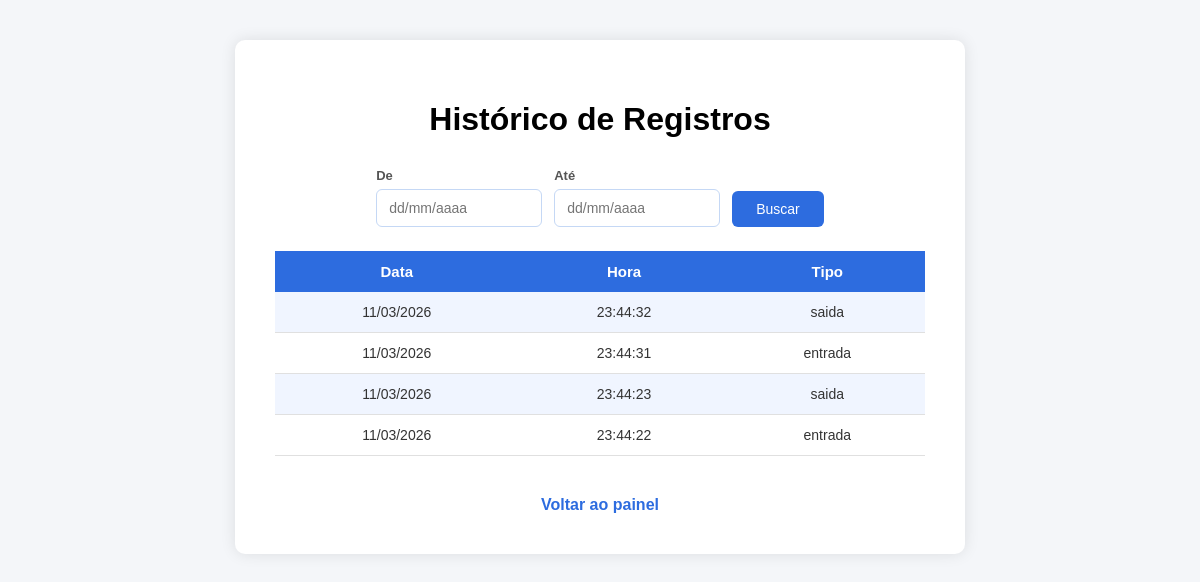
The page /historico (signed in) on the database its author committed.
### tables this page shows
CREATE TABLE pontos (
        id INTEGER PRIMARY KEY AUTOINCREMENT,
        usuario TEXT,
        nome TEXT,
        data TEXT,
        hora TEXT,
        tipo TEXT
        );

### app.py (the view)
@app.route("/historico")
def historico():
    if "usuario" not in session:
        return redirect("/login")
    usuario = session["usuario"]
    data_inicio = request.args.get("data_inicio")
    data_fim = request.args.get("data_fim")
    conexao = conectar()
    cursor = conexao.cursor()
    cursor.execute(
        "SELECT data, hora, tipo FROM pontos WHERE usuario=? ORDER BY id DESC",
        (usuario,)
    )
    todos = cursor.fetchall()
    conexao.close()
    if data_inicio and data_fim:
        di = datetime.strptime(data_inicio, "%Y-%m-%d")
        df = datetime.strptime(data_fim, "%Y-%m-%d")
        registros = [
            r for r in todos
            if di <= datetime.strptime(r[0], "%d/%m/%Y") <= df
        ]
    else:
        registros = todos
    return render_template("historico.html", registros=registros, data_inicio=data_inicio or "", data_fim=data_fim or "")

### app.py (called while the page is built)
def conectar():
    return sqlite3.connect("database.db")

### templates/historico.html (shortened to what this page needs)
<!DOCTYPE html>
<html>
<head>
<link rel="stylesheet" href="{{ url_for('static', filename='style.css') }}">
</head>
<body>
<div class="container">
  <h1>Histórico de Registros</h1>
  <form method="GET" action="/historico" class="filtro-form">
    <div class="filtro-campos">
      <div class="filtro-grupo">
        <label>De</label>
        <input type="text" name="data_inicio" placeholder="dd/mm/aaaa"
               pattern="\d{2}/\d{2}/\d{4}" value="{{ data_inicio }}"
               onfocus="this.type='date'" onblur="if(!this.value) this.type='text'">
      </div>
      <div class="filtro-grupo">
        <label>Até</label>
        <input type="text" name="data_fim" placeholder="dd/mm/aaaa"
               pattern="\d{2}/\d{2}/\d{4}" value="{{ data_fim }}"
               onfocus="this.type='date'" onblur="if(!this.value) this.type='text'">
      </div>
      <button type="submit" class="btn-buscar">Buscar</button>
    </div>
  </form>
  <table>
    <tr>
      <th>Data</th>
      <th>Hora</th>
      <th>Tipo</th>
    </tr>
    {% for registro in registros %}
    <tr>
      <td>{{ registro[0] }}</td>
      <td>{{ registro[1] }}</td>
      <td>{{ registro[2] }}</td>
    </tr>
    {% endfor %}
  </table>
  <a class="voltar" href="/painel">Voltar ao painel</a>
</div>
</body>
</html>

### static/style.css (style rules this page uses)
body { font-family: Arial, Helvetica, sans-serif; background-color:#f4f6f9; margin:0; display:flex; justify-content:center; align-items:center; height:100vh; }
.container { width:420px; background:white; padding:40px; border-radius:10px; box-shadow:0 0 15px rgba(0,0,0,0.1); text-align:center; }
h1 { margin-bottom:30px; }
form { margin-bottom:15px; }
a { display:block; margin-top:20px; text-decoration:none; color:#444; }
body { align-items: flex-start; padding-top: 40px; }
.container { width: 650px; }
table { width: 100%; border-collapse: collapse; margin-top: 20px; margin-bottom: 30px; }
th { background-color: #2d6cdf; color: white; padding: 12px 20px; text-align: center; font-size: 15px; }
td { padding: 12px 20px; border-bottom: 1px solid #e0e0e0; font-size: 14px; color: #333; }
tr:nth-child(even) { background-color: #f0f5ff; }
.voltar { display: inline-block; margin-top: 10px; color: #2d6cdf; font-weight: bold; text-decoration: none; }
.filtro-form { margin-bottom: 24px; }
.filtro-campos { display: flex; flex-direction: row; align-items: flex-end; gap: 12px; flex-wrap: nowrap; justify-content: center; margin-bottom: 20px; }
.filtro-grupo { display: flex; flex-direction: column; gap: 6px; }
.filtro-grupo label { font-size: 13px; color: #555; font-weight: bold; text-align: left; }
.filtro-grupo input { padding: 10px 12px; border: 1.5px solid #c5d8f5; border-radius: 6px; font-size: 14px; outline: none; cursor: pointer; width: 140px; }
.btn-buscar { width: auto !important; padding: 10px 24px !important; background: #2d6cdf; color: white; border: none; border-radius: 6px; font-size: 14px; cursor: pointer; }

### rows shown on the page
pontos: data "11/03/2026", hora "23:44:32", tipo "saida"
pontos: data "11/03/2026", hora "23:44:31", tipo "entrada"
pontos: data "11/03/2026", hora "23:44:23", tipo "saida"
pontos: data "11/03/2026", hora "23:44:22", tipo "entrada"
